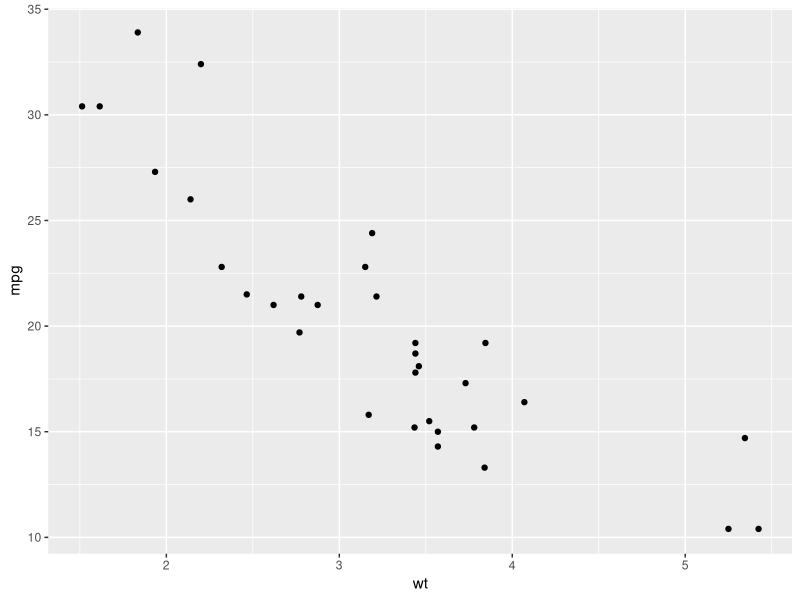
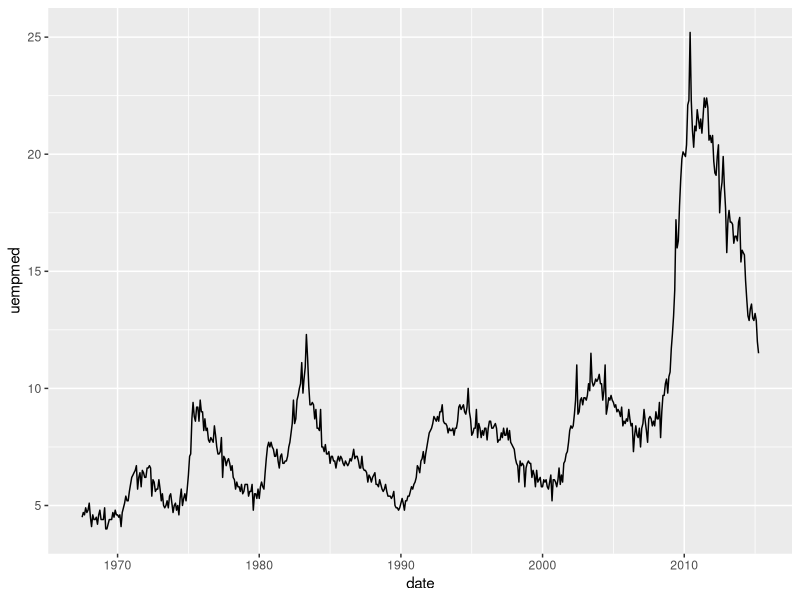
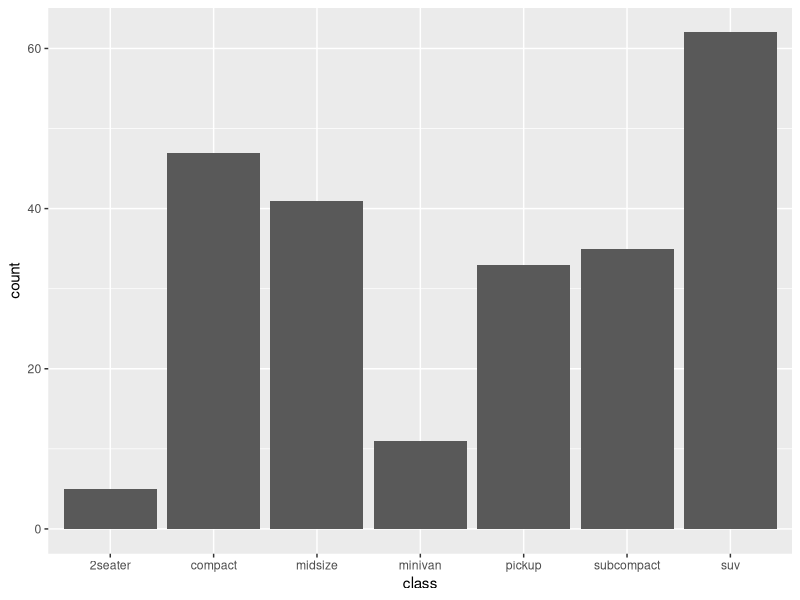
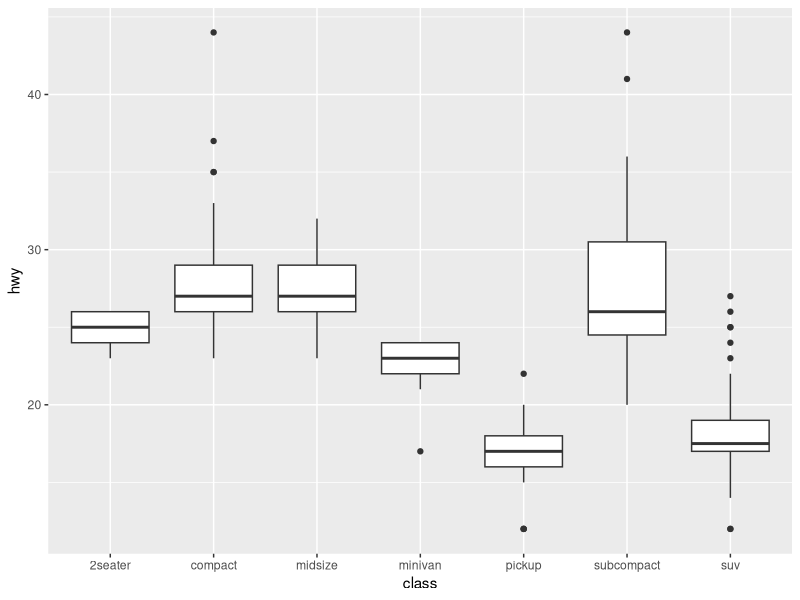
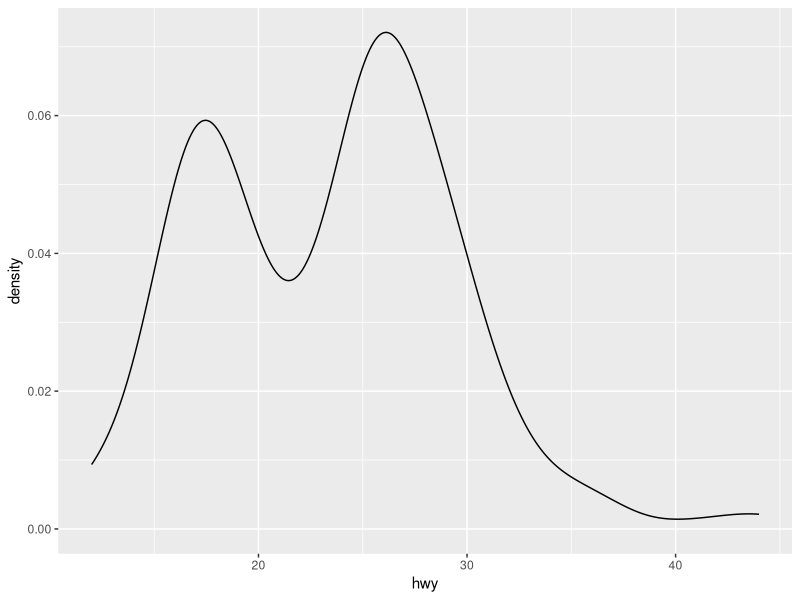
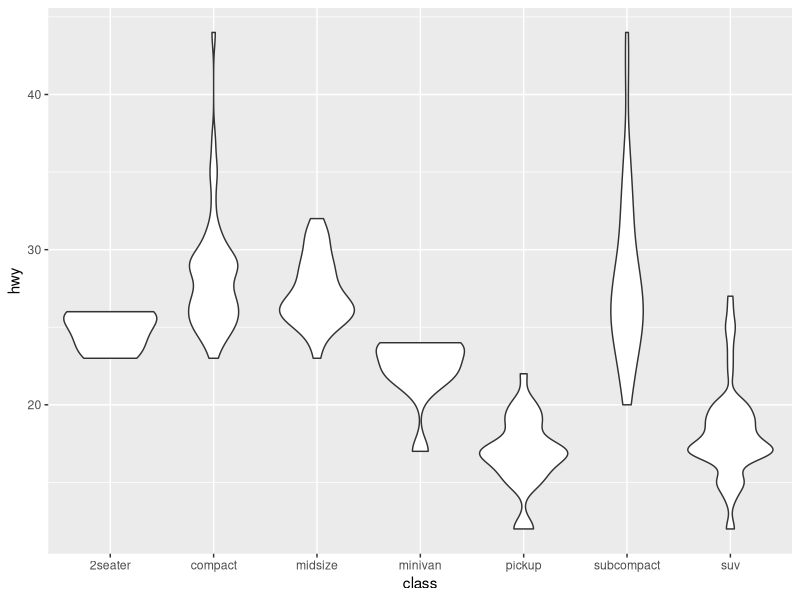
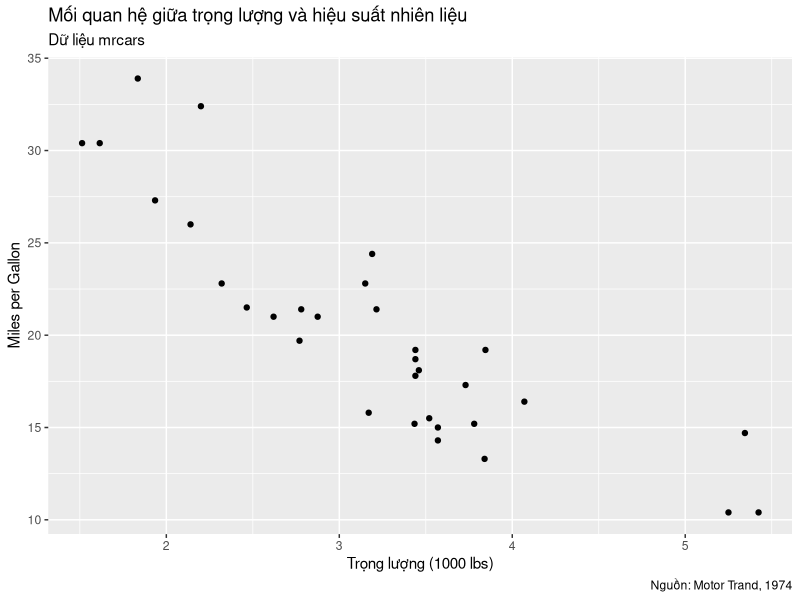
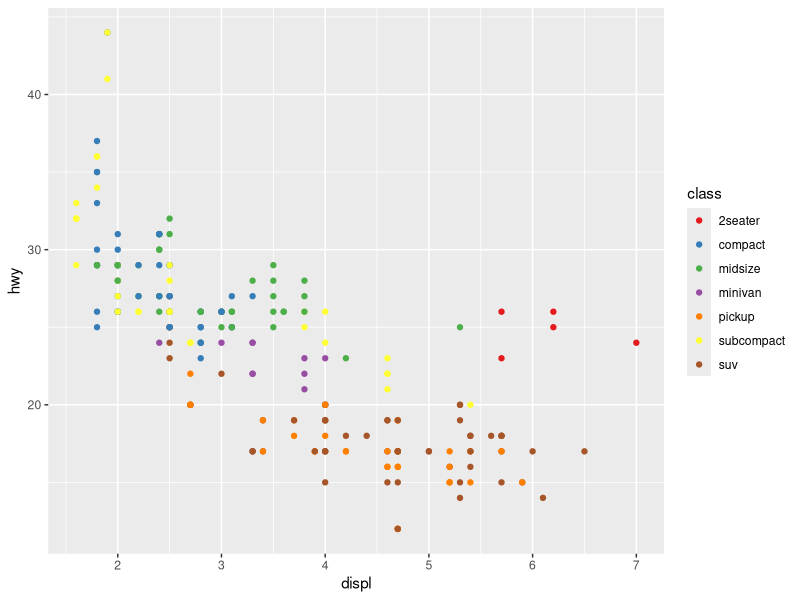

Here is the R script that generated these plots, in order:
# GIỚI THIỆU VỀ GGPLOT2 TRONG R
# ggplot2 là một package (gói) trong R, 
# được phát triển bởi Hadley Wickham, 
# dùng để tạo các biểu đồ đẹp và chuyên nghiệp. 
# Tên "ggplot2" xuất phát từ "Grammar of Graphics" 
# (Ngữ pháp đồ họa) - một cách tiếp cận có hệ thống 
# để mô tả và xây dựng đồ thị.

# Điểm mạnh của ggplot2:
#   
# Tạo biểu đồ chất lượng cao, phù hợp cho nghiên cứu và xuất bản
# Cú pháp nhất quán và dễ hiểu
# Khả năng tùy chỉnh cao
# Cộng đồng người dùng lớn và nhiều tài liệu hướng dẫn

# CÀI ĐẶT GGPLOT2
# Cài đặt gói nếu chưa có
install.packages("ggplot2")

# Load gói vào môi trường R
library(ggplot2)

# ggplot2 dựa trên ý tưởng rằng bất kỳ biểu đồ 
# nào cũng có thể được chia thành các thành phần cơ bản:
# Data: Dữ liệu bạn muốn hiển thị
# Aesthetics: Cách ánh xạ biến dữ liệu vào thuộc tính thị giác (vị trí, màu sắc, kích thước, hình dạng...)
# Geometries: Các đối tượng hình học biểu diễn dữ liệu (điểm, đường, cột...)
# Facets: Chia đồ thị thành nhiều đồ thị con dựa trên biến
# Statistics: Các phép biến đổi thống kê trên dữ liệu (trung bình, trung vị...)
# Coordinates: Hệ tọa độ sử dụng (Cartesian, polar...)
# Themes: Định dạng tổng thể của đồ thị

# CÚ PHÁP CƠ BẢN CỦA GGPLOT2
# Cú pháp cơ bản của ggplot2 được xây dựng theo mô hình "layer" (lớp):
# ggplot(data = <DATA>) + 
#   <GEOM_FUNCTION>(mapping = aes(<MAPPINGS>)) +
#   <COORDINATE_FUNCTION> +
#   <FACET_FUNCTION> +
#   <SCALE_FUNCTION> +
#   <THEME_FUNCTION>


# Ví dụ

# Biểu đồ điểm (Scatter plot)
str(mtcars)
ggplot(data = mtcars, aes(x = wt, y = mpg)) +
  geom_point()

# Biểu đồ điểm dùng để hiển thị mối quan hệ giữa hai biến số học.
# Mỗi điểm trên đồ thị đại diện cho một quan sát (một dòng dữ liệu).
# Rất hữu ích để phát hiện mối tương quan, phân cụm, và các mẫu trong dữ liệu.
# Trong ví dụ này, mỗi điểm đại diện cho một mẫu xe, vị trí của nó thể hiện mối quan hệ giữa trọng lượng xe và mức tiêu thụ nhiên liệu.

# Biểu đồ đường (Line plot) 
economics
str(mtcars)
ggplot(data = economics, aes(x = date, y = uempmed)) +
  geom_line()

# Biểu đồ đường được sử dụng để thể hiện dữ liệu liên tục theo thời gian hoặc theo một biến liên tục khác.


# Biểu đồ cột (Bar plot)
mpg
ggplot(data = mpg, aes(x=class))+
      geom_bar()

# Biểu đồ cột dùng để so sánh số lượng hoặc tần suất giữa các nhóm rời rạc.
# Khi chỉ định một biến rời rạc (như "class") cho trục x và sử dụng geom_bar(), ggplot2 tự động đếm số lượng quan sát trong mỗi nhóm.
# Chiều cao của mỗi cột tương ứng với số lượng quan sát trong nhóm đó.

# Biểu đồ hộp (Box plot)
mpg
ggplot(data = mpg, aes(x=class, y=hwy))+
  geom_boxplot()


# Biểu đồ hộp dùng để hiển thị phân phối của một biến số học theo các nhóm.
# Mỗi "hộp" thể hiện:
#   
#   Đường ngang ở giữa: giá trị trung vị (median)
# Cạnh dưới của hộp: tứ phân vị thứ nhất (Q1, 25%)
# Cạnh trên của hộp: tứ phân vị thứ ba (Q3, 75%)
# "Râu" (whiskers): thường kéo dài đến giá trị min/max trong phạm vi 1.5*IQR (khoảng tứ phân vị)
# Các điểm riêng lẻ: giá trị ngoại lai (outliers)
# 
# 
# Trong ví dụ này, mỗi hộp hiển thị phân phối của hiệu suất nhiên liệu trên đường cao tốc (hwy) cho mỗi phân khúc xe.
# Giúp so sánh trực quan phân phối giữa các nhóm về vị trí trung tâm, độ phân tán và các giá trị ngoại lai.


# Biểu đồ mật độ (Density plot)
ggplot(data = mpg, aes(x=hwy))+
  geom_density()


# Biểu đồ mật độ hiển thị phân phối của một biến liên tục.
# Tương tự như biểu đồ histogram nhưng mượt mà hơn, thể hiện ước tính của hàm mật độ xác suất.
# aes(x = hwy) chỉ định biến "hwy" (hiệu suất nhiên liệu trên đường cao tốc) cho trục x.
# geom_density() tính toán và vẽ đường mật độ.
# Đường cong cao ở những khu vực có nhiều quan sát (dữ liệu tập trung) và thấp ở những khu vực ít quan sát.
# Hữu ích để xem hình dạng tổng thể của phân phối dữ liệu (ví dụ: phân phối chuẩn, lệch phải, lệch trái, đa đỉnh).

# Biểu đồ violin (Violin plot)
ggplot(data = mpg, aes(x=class, y=hwy))+
  geom_violin()


# Biểu đồ violin là sự kết hợp giữa biểu đồ hộp và biểu đồ mật độ.
# Hiển thị phân phối của một biến số học theo các nhóm, tương tự như biểu đồ hộp.
# Hình dạng "violin" thể hiện mật độ xác suất của dữ liệu ở các giá trị khác nhau - phần rộng hơn có nhiều quan sát hơn.
# Trong ví dụ này, mỗi "violin" hiển thị phân phối của hiệu suất nhiên liệu trên đường cao tốc (hwy) cho mỗi phân khúc xe.
# So với biểu đồ hộp, biểu đồ violin cung cấp thông tin chi tiết hơn về hình dạng của phân phối (có thể thấy được phân phối đa đỉnh, độ lệch, v.v.).

# TÙY CHỈNH BIỂU ĐỒ
# Thêm tiêu đề và nhãn
ggplot(data = mtcars, aes(x = wt, y = mpg)) +
  geom_point() +
  labs(
    title = "Mối quan hệ giữa trọng lượng và hiệu suất nhiên liệu",
    subtitle = "Dữ liệu mrcars",
    x = "Trọng lượng (1000 lbs)",
    y = "Miles per Gallon",
    caption = "Nguồn: Motor Trand, 1974"
  )

# Hàm labs() được sử dụng để thêm các nhãn cho đồ thị:
#   
# title: Tiêu đề chính của đồ thị
# subtitle: Tiêu đề phụ, xuất hiện dưới tiêu đề chính
# x và y: Nhãn cho trục x và trục y
# caption: Chú thích xuất hiện ở góc dưới phải đồ thị


# Thay đổi màu sắc
ggplot(data = mpg, aes(x = displ, y = hwy, color = class)) +
  geom_point() +
  scale_color_brewer(palette = "Set1")
  

# aes(x = displ, y = hwy, color = class) ánh xạ:
# 
#   "displ" (dung tích động cơ) vào trục x
# "hwy" (hiệu suất nhiên liệu trên đường cao tốc) vào trục y
# "class" (phân khúc xe) vào màu sắc của điểm
# 
# 
# Khi thêm color = class vào ánh xạ thẩm mỹ, ggplot2 sẽ tự động gán một màu khác nhau cho mỗi phân khúc xe.
# scale_color_brewer(palette = "Set1") sử dụng bảng màu "Set1" từ thư viện ColorBrewer:
#   
#   ColorBrewer cung cấp các bảng màu được thiết kế chuyên nghiệp cho đồ thị
# "Set1" là một bảng màu rời rạc với các màu sắc tương phản cao, phù hợp cho dữ liệu phân loại
# 
# 
# Kết quả là một biểu đồ điểm với các phân khúc xe được hiển thị bằng các màu khác nhau, giúp dễ dàng nhận biết các nhóm


# Thay đổi chủ đề (theme)
ggplot(data = mtcars, aes(x = wt, y = mpg)) +
  geom_point() +
  theme_minimal()


# Cài đặt gói ggthemes
install.packages("ggthemes")
library(ggthemes)

ggplot(data = mtcars, aes(x = wt, y = mpg)) +
  geom_point() +
  labs(
    title = "Mối quan hệ giữa trọng lượng và hiệu suất nhiên liệu",
    subtitle = "Dữ liệu mrcars",
    x = "Trọng lượng (1000 lbs)",
    y = "Miles per Gallon",
    caption = "Nguồn: Motor Trand, 1974"
  ) +
  theme_excel_new()

ggplot(data = mtcars, aes(x = wt, y = mpg)) +
  geom_point() +
  labs(
    title = "Mối quan hệ giữa trọng lượng và hiệu suất nhiên liệu",
    subtitle = "Dữ liệu mrcars",
    x = "Trọng lượng (1000 lbs)",
    y = "Miles per Gallon",
    caption = "Nguồn: Motor Trand, 1974"
  ) +
  theme_economist()



ggplot(data = mtcars, aes(x = wt, y = mpg)) +
  geom_point() +
  labs(
    title = "Mối quan hệ giữa trọng lượng và hiệu suất nhiên liệu",
    subtitle = "Dữ liệu mrcars",
    x = "Trọng lượng (1000 lbs)",
    y = "Miles per Gallon",
    caption = "Nguồn: Motor Trand, 1974"
  ) +
  theme_wsj()


ggplot(data = mtcars, aes(x = wt, y = mpg)) +
  geom_point() +
  labs(
    title = "Mối quan hệ giữa trọng lượng và hiệu suất nhiên liệu",
    subtitle = "Dữ liệu mrcars",
    x = "Trọng lượng (1000 lbs)",
    y = "Miles per Gallon",
    caption = "Nguồn: Motor Trand, 1974"
  ) +
  theme_solarized()



ggplot(data = mtcars, aes(x = wt, y = mpg)) +
  geom_point() +
  labs(
    title = "Mối quan hệ giữa trọng lượng và hiệu suất nhiên liệu",
    subtitle = "Dữ liệu mrcars",
    x = "Trọng lượng (1000 lbs)",
    y = "Miles per Gallon",
    caption = "Nguồn: Motor Trand, 1974"
  ) +
  theme_minimal() +
  theme(
    plot.title = element_text(color = "navy", face = "bold", size = 14),
    axis.title = element_text(face = "italic"),
    axis.text = element_text(color = "darkgrey"),
    panel.grid.major = element_line(color = "lightblue", linetype = "dashed"),
    panel.grid.minor = element_blank()
  )


# Tạo chủ đề tùy chỉnh
my_theme <- theme_minimal() +
  theme(
    plot.title = element_text(face = "bold", size = 14, hjust = 0.5),
    plot.subtitle = element_text(hjust = 0.5, color = "grey40"),
    axis.title = element_text(face = "italic"),
    axis.text = element_text(color = "navy"),
    panel.grid.major = element_line(color = "grey90"),
    panel.grid.minor = element_blank(),
    legend.position = "bottom",
    legend.title = element_text(face = "bold")
  )

# Text (sử dụng element_text()):
#   
#   plot.title: Tiêu đề chính
# plot.subtitle: Tiêu đề phụ
# axis.title: Tiêu đề của cả hai trục
# axis.title.x: Tiêu đề trục x
# axis.title.y: Tiêu đề trục y
# axis.text: Văn bản của các tích trên cả hai trục
# axis.text.x: Văn bản của các tích trục x
# axis.text.y: Văn bản của các tích trục y
# legend.title: Tiêu đề chú thích
# legend.text: Văn bản của các mục trong chú thích
# plot.caption: Chú thích ở dưới đồ thị
# 
# 
# Lines (sử dụng element_line()):
#   
#   axis.line: Đường trục
# panel.grid: Tất cả đường lưới
# panel.grid.major: Đường lưới chính
# panel.grid.minor: Đường lưới phụ
# panel.grid.major.x: Đường lưới chính theo chiều ngang
# panel.grid.major.y: Đường lưới chính theo chiều dọc
# 
# 
# Rectangles (sử dụng element_rect()):
#   
#   plot.background: Nền của toàn bộ đồ thị
# panel.background: Nền của vùng dữ liệu
# legend.background: Nền của chú thích
# legend.key: Nền của các ô trong chú thích
# 
# 
# Positioning:
#   
#   legend.position: Vị trí chú thích ("top", "bottom", "left", "right", "none", hoặc tọa độ c(x,y))
# legend.justification: Điểm neo của chú thích
# plot.margin: Lề xung quanh đồ thị
# 
# 
# 
# Các hàm element_*() chấp nhận các tham số như:
#   
#   color/colour: Màu sắc
# fill: Màu nền (cho rectangle)
# size: Kích thước
# linetype: Kiểu đường (1=solid, 2=dashed, 3=dotted, 4=dotdash, 5=longdash, 6=twodash)
# lineend: Kiểu kết thúc đường ("round", "butt", "square")
# face: Kiểu font ("plain", "italic", "bold", "bold.italic")
# hjust/vjust: Canh lề ngang/dọc (0=trái/dưới, 0.5=giữa, 1=phải/trên)
# angle: Góc xoay (đơn vị độ)
# 
# Sử dụng element_blank() để ẩn hoàn toàn một thành phần.

ggplot(data = mtcars, aes(x = wt, y = mpg)) +
  geom_point() +
  labs(
    title = "Mối quan hệ giữa trọng lượng và hiệu suất nhiên liệu",
    subtitle = "Dữ liệu mrcars",
    x = "Trọng lượng (1000 lbs)",
    y = "Miles per Gallon",
    caption = "Nguồn: Motor Trand, 1974"
  ) +
  my_theme


